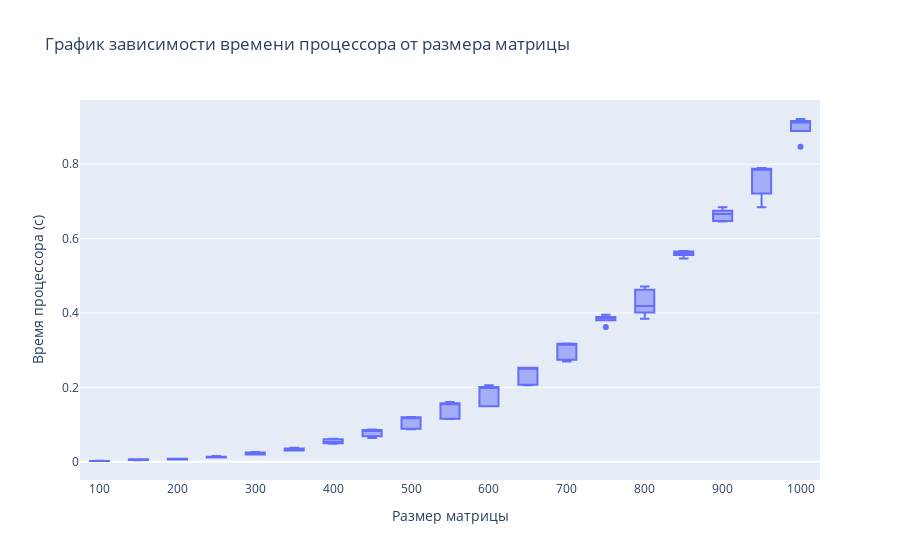

Here is the notebook cell this chart was saved with:
### Code cell
px.box(data_frame=df_col,\
        x='shape of matrix',\
        y='time(s)',\
       labels={'time(s)':'Время процессора (с)', 'shape of matrix':'Размер матрицы'},\
        title='График зависимости времени процессора от размера матрицы')

### Figure 1 — Plotly figure (JSON) as saved in the notebook; plotly's stock layout.template omitted (floating-point values rounded to 4 significant figures)
{"data": [{"alignmentgroup": "True", "hovertemplate": "Размер матрицы=%{x}<br>Время процессора (с)=%{y}<extra></extra>", "legendgroup": "", "marker": {"color": "#636efa"}, "name": "", "notched": false, "offsetgroup": "", "orientation": "v", "showlegend": false, "type": "box", "x": [100, 150, 200, 250, 300, 350, 400, 450, 500, 550, 600, 650, 700, 750, 800, 850, 900, 950, 1000, 100, 150, 200, 250, 300, 350, 400, 450, 500, 550, 600, 650, 700, 750, 800, 850, 900, 950, 1000, 100, 150, 200, 250, 300, 350, 400, 450, 500, 550, 600, 650, 700, 750, 800, 850, 900, 950, 1000, 100, 150, 200, 250, 300, 350, 400, 450, 500, 550, 600, 650, 700, 750, 800, 850, 900, 950, 1000, 100, 150, 200, 250, 300, 350, 400, 450, 500, 550, 600, 650, 700, 750, 800, 850, 900, 950, 1000], "x0": " ", "xaxis": "x", "y": [0.002746, 0.005767, 0.006724, 0.01155, 0.01936, 0.03036, 0.0504, 0.08468, 0.118, 0.1548, 0.1992, 0.2523, 0.2695, 0.3622, 0.4066, 0.5663, 0.6472, 0.7869, 0.9118, 0.002197, 0.005215, 0.007919, 0.01551, 0.02482, 0.03037, 0.06182, 0.08505, 0.08904, 0.1558, 0.1496, 0.2057, 0.3175, 0.387, 0.3843, 0.5463, 0.672, 0.7898, 0.9214, 0.002187, 0.006835, 0.00597, 0.01136, 0.01942, 0.03038, 0.05307, 0.06389, 0.0872, 0.1154, 0.1495, 0.2511, 0.3177, 0.3862, 0.4594, 0.5653, 0.646, 0.785, 0.847, 0.002328, 0.006571, 0.008101, 0.01133, 0.02619, 0.03804, 0.06028, 0.08672, 0.1192, 0.1154, 0.1994, 0.2531, 0.2763, 0.3872, 0.4713, 0.5589, 0.6657, 0.7332, 0.9139, 0.002227, 0.004491, 0.006394, 0.01294, 0.01961, 0.03477, 0.04887, 0.07022, 0.1202, 0.1611, 0.2055, 0.208, 0.3171, 0.3953, 0.419, 0.5613, 0.684, 0.6839, 0.9028], "y0": " ", "yaxis": "y"}], "layout": {"boxmode": "group", "legend": {"tracegroupgap": 0}, "title": {"text": "График зависимости времени процессора от размера матрицы"}, "xaxis": {"anchor": "y", "domain": [0, 1], "title": {"text": "Размер матрицы"}}, "yaxis": {"anchor": "x", "domain": [0, 1], "title": {"text": "Время процессора (с)"}}}}
